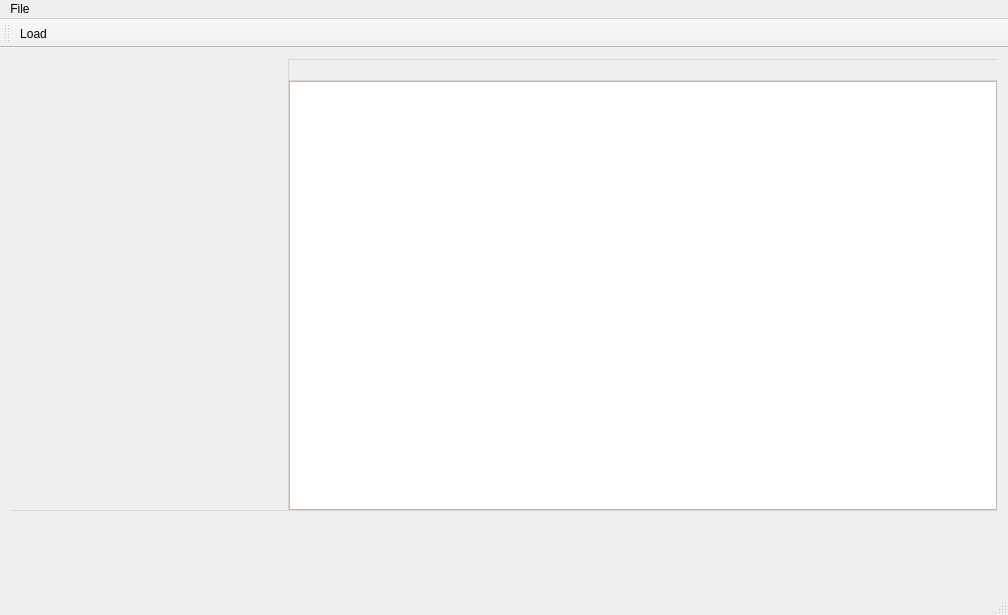
<?xml version="1.0" encoding="UTF-8"?>
<ui version="4.0">
 <class>MainWindow</class>
 <widget class="QMainWindow" name="MainWindow">
  <property name="geometry">
   <rect>
    <x>0</x>
    <y>0</y>
    <width>1008</width>
    <height>615</height>
   </rect>
  </property>
  <property name="windowTitle">
   <string>MainWindow</string>
  </property>
  <property name="styleSheet">
   <string notr="true">
QScrollBar::horizontal {
	border: 0px solid red;
	background: #cccccc;
	height: 10px;
	margin: 0px 0px 0px 0px;
border-radius: 5px;}

QScrollBar::vertical {
	border: 0px solid grey;
	background: #cccccc;
	width: 10px;
	margin: 0px 0px 0px 0px;
border-radius: 5px;}

QScrollBar::handle:horizontal {
     min-width: 10px;
     background: qlineargradient(x1:0, y1:0, x2:1, y2:0, stop:0 #b40000, stop:1 #8f0000);
     border: 0px solid #5c5c5c;
     width: 10px;
     height: 10px;
     margin: 0px; 
     border-radius: 5px;
} 

QScrollBar::handle:vertical {
     min-width: 10px;
     background: qlineargradient(x1:0, y1:0, x2:0, y2:1, stop:0 #b40000, stop:1 #8f0000);
     border: 0px solid #5c5c5c;
     width: 10px;
     height: 10px;
     margin: 0px; 
     border-radius: 5px;
} 
QSplitter::handle:horizontal {
    width: 1px;
     background:  rgb(223, 215, 207);
}
QSplitter::handle:vertical {
    height: 1px;
     background: rgb(223, 215, 207);
}
/*
QSplitter::handle:horizontal {
     min-width: 1px;
     background: rgb(255, 202, 203)
     border: 0px solid #5c5c5c;
     width: 1px;
     height: 1px;
     margin: 0px; 
     border-radius: 1px;
} 

QSplitter::handle:vertical {
     min-width: 1px;
     background:   rgb(255, 202, 203)
     border: 0px solid #5c5c5c;
     width: 1px;
     height: 1px;
     margin: 0px; 
     border-radius: 1px;
} 
*/
QScrollBar::add-line:horizontal {
     width: 0px;
}

QScrollBar::sub-line:horizontal {
     width: 0px;
 }

QScrollBar::add-line:vertical {
   height: 0px;
}

QScrollBar::sub-line:vertical {
   height: 0px;
}

QScrollBar:left-arrow:horizontal, QScrollBar::right-arrow:horizontal {
     border: 0px solid grey;
     width: 0px;
     height: 0px;
     background: grey;
 }

QScrollBar:top-arrow:vertical, QScrollBar::bottom-arrow:vertical {
     border: 0px solid grey;
     width: 0px;
     height: 0px;
     background: grey;
 }

QTableView {
    show-decoration-selected: 1;
}


QTableView::item:alternate {
    background: #EEEEEE;
}

QTableView::item:selected {
    border: 0px solid;
}

QTableView::item:selected:!active {
    background: qlineargradient(x1: 0, y1: 0, x2: 0, y2: 1,
                                stop: 0 #E5ABAF, stop: 1 #B28588);
}

QTableView::item:selected:active {
    background: qlineargradient(x1: 0, y1: 0, x2: 0, y2: 1,
                                stop: 0 #a96a6e, stop: 1 #d9888d);
}

QTableView::item:hover {
    background: qlineargradient(x1: 0, y1: 0, x2: 0, y2: 1,
                                stop: 0 #FAFBFE, stop: 1 #F1DCDE);
}</string>
  </property>
  <widget class="QWidget" name="centralWidget">
   <property name="sizePolicy">
    <sizepolicy hsizetype="Maximum" vsizetype="Preferred">
     <horstretch>0</horstretch>
     <verstretch>0</verstretch>
    </sizepolicy>
   </property>
   <layout class="QVBoxLayout" name="verticalLayout">
    <item>
     <widget class="QSplitter" name="splitter_4">
      <property name="orientation">
       <enum>Qt::Vertical</enum>
      </property>
      <widget class="QSplitter" name="splitter_3">
       <property name="orientation">
        <enum>Qt::Horizontal</enum>
       </property>
       <widget class="MediaLibrary" name="library" native="true">
        <property name="minimumSize">
         <size>
          <width>20</width>
          <height>20</height>
         </size>
        </property>
       </widget>
       <widget class="QSplitter" name="splitter_2">
        <property name="orientation">
         <enum>Qt::Vertical</enum>
        </property>
        <widget class="QSplitter" name="splitter">
         <property name="orientation">
          <enum>Qt::Vertical</enum>
         </property>
         <widget class="Controls" name="control" native="true">
          <property name="sizePolicy">
           <sizepolicy hsizetype="Minimum" vsizetype="Preferred">
            <horstretch>0</horstretch>
            <verstretch>0</verstretch>
           </sizepolicy>
          </property>
         </widget>
         <widget class="MediaInfo" name="widgetInfo" native="true">
          <property name="minimumSize">
           <size>
            <width>20</width>
            <height>20</height>
           </size>
          </property>
         </widget>
        </widget>
        <widget class="QListView" name="listViewPlaylist"/>
       </widget>
      </widget>
      <widget class="Spectrograph" name="visualizer" native="true">
       <property name="minimumSize">
        <size>
         <width>20</width>
         <height>20</height>
        </size>
       </property>
      </widget>
     </widget>
    </item>
   </layout>
  </widget>
  <widget class="QMenuBar" name="menuBar">
   <property name="geometry">
    <rect>
     <x>0</x>
     <y>0</y>
     <width>1008</width>
     <height>25</height>
    </rect>
   </property>
   <widget class="QMenu" name="menuFile">
    <property name="title">
     <string>File</string>
    </property>
    <addaction name="actionLoadFile"/>
    <addaction name="actionLoadDirectory"/>
   </widget>
   <addaction name="menuFile"/>
  </widget>
  <widget class="QToolBar" name="mainToolBar">
   <attribute name="toolBarArea">
    <enum>TopToolBarArea</enum>
   </attribute>
   <attribute name="toolBarBreak">
    <bool>false</bool>
   </attribute>
   <addaction name="actionLoadFile"/>
  </widget>
  <widget class="QStatusBar" name="statusBar"/>
  <action name="actionLoadFile">
   <property name="text">
    <string>Load</string>
   </property>
  </action>
  <action name="actionLoadDirectory">
   <property name="text">
    <string>LoadDirectory</string>
   </property>
  </action>
 </widget>
 <layoutdefault spacing="6" margin="11"/>
 <customwidgets>
  <customwidget>
   <class>Spectrograph</class>
   <extends>QWidget</extends>
   <header>spectrograph.h</header>
   <container>1</container>
   <slots>
    <slot>loadSamples(QAudioBuffer::S16S*,int)</slot>
   </slots>
  </customwidget>
  <customwidget>
   <class>Controls</class>
   <extends>QWidget</extends>
   <header>controls.h</header>
   <container>1</container>
   <slots>
    <signal>next()</signal>
    <signal>prev()</signal>
   </slots>
  </customwidget>
  <customwidget>
   <class>MediaInfo</class>
   <extends>QWidget</extends>
   <header>mediainfo.h</header>
   <container>1</container>
  </customwidget>
  <customwidget>
   <class>MediaLibrary</class>
   <extends>QWidget</extends>
   <header>medialibrary.h</header>
   <container>1</container>
  </customwidget>
 </customwidgets>
 <resources/>
 <connections>
  <connection>
   <sender>actionLoadFile</sender>
   <signal>triggered()</signal>
   <receiver>MainWindow</receiver>
   <slot>loadMedia()</slot>
   <hints>
    <hint type="sourcelabel">
     <x>-1</x>
     <y>-1</y>
    </hint>
    <hint type="destinationlabel">
     <x>479</x>
     <y>352</y>
    </hint>
   </hints>
  </connection>
 </connections>
 <slots>
  <signal>bufferChanged(QAudioBuffer::S16U*,int)</signal>
  <slot>play()</slot>
  <slot>stop()</slot>
  <slot>prev()</slot>
  <slot>next()</slot>
  <slot>loadMedia()</slot>
  <slot>setVolume(int)</slot>
  <slot>setMediaAt(int)</slot>
 </slots>
</ui>
